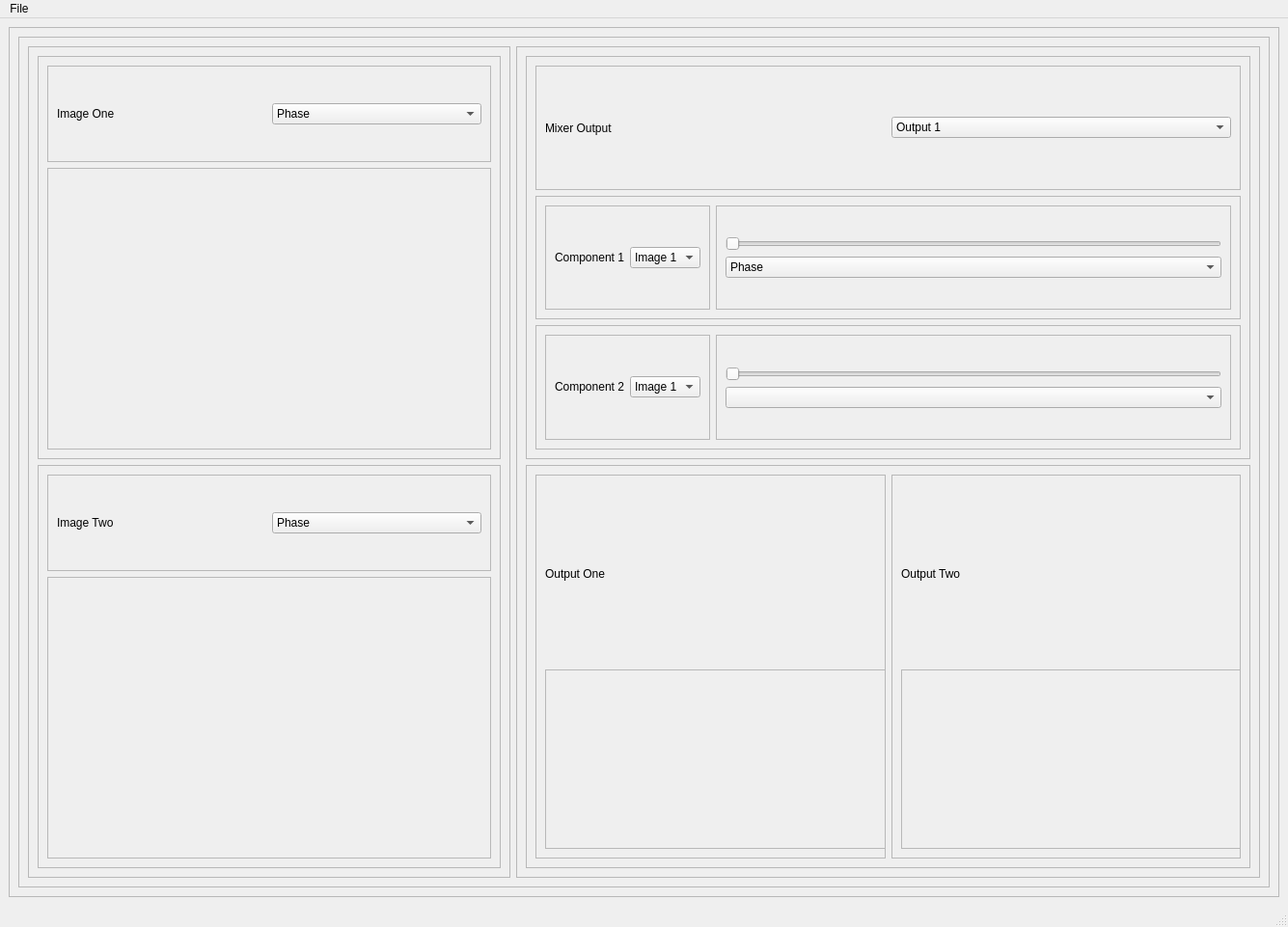
<?xml version="1.0" encoding="UTF-8"?>
<ui version="4.0">
 <class>ImageViewer</class>
 <widget class="QMainWindow" name="ImageViewer">
  <property name="geometry">
   <rect>
    <x>0</x>
    <y>0</y>
    <width>1335</width>
    <height>961</height>
   </rect>
  </property>
  <property name="windowTitle">
   <string>MainWindow</string>
  </property>
  <widget class="QWidget" name="Imageviewer">
   <layout class="QGridLayout" name="gridLayout_30">
    <item row="0" column="0">
     <widget class="QScrollArea" name="scrollArea">
      <property name="widgetResizable">
       <bool>true</bool>
      </property>
      <widget class="QWidget" name="scrollAreaWidgetContents">
       <property name="geometry">
        <rect>
         <x>0</x>
         <y>0</y>
         <width>1311</width>
         <height>886</height>
        </rect>
       </property>
       <layout class="QGridLayout" name="gridLayout_29">
        <item row="0" column="0">
         <widget class="QFrame" name="Wholeframe">
          <property name="frameShape">
           <enum>QFrame::StyledPanel</enum>
          </property>
          <property name="frameShadow">
           <enum>QFrame::Raised</enum>
          </property>
          <layout class="QGridLayout" name="gridLayout_28">
           <item row="0" column="0">
            <layout class="QHBoxLayout" name="Wholelayout">
             <item>
              <widget class="QFrame" name="Inputsframe">
               <property name="minimumSize">
                <size>
                 <width>500</width>
                 <height>0</height>
                </size>
               </property>
               <property name="frameShape">
                <enum>QFrame::StyledPanel</enum>
               </property>
               <property name="frameShadow">
                <enum>QFrame::Raised</enum>
               </property>
               <layout class="QGridLayout" name="gridLayout_15">
                <item row="0" column="0">
                 <layout class="QVBoxLayout" name="Inputslayout">
                  <item>
                   <widget class="QFrame" name="AllInput1frame">
                    <property name="frameShape">
                     <enum>QFrame::StyledPanel</enum>
                    </property>
                    <property name="frameShadow">
                     <enum>QFrame::Raised</enum>
                    </property>
                    <layout class="QGridLayout" name="gridLayout_6">
                     <item row="0" column="0">
                      <layout class="QVBoxLayout" name="AllInput1">
                       <item>
                        <widget class="QFrame" name="Control1frame">
                         <property name="minimumSize">
                          <size>
                           <width>300</width>
                           <height>50</height>
                          </size>
                         </property>
                         <property name="maximumSize">
                          <size>
                           <width>16777215</width>
                           <height>100</height>
                          </size>
                         </property>
                         <property name="frameShape">
                          <enum>QFrame::StyledPanel</enum>
                         </property>
                         <property name="frameShadow">
                          <enum>QFrame::Raised</enum>
                         </property>
                         <layout class="QGridLayout" name="gridLayout_7">
                          <item row="0" column="0">
                           <layout class="QHBoxLayout" name="Control1layout">
                            <item>
                             <widget class="QLabel" name="imageone">
                              <property name="text">
                               <string>Image One</string>
                              </property>
                             </widget>
                            </item>
                            <item>
                             <widget class="QComboBox" name="choose1">
                              <item>
                               <property name="text">
                                <string>Phase</string>
                               </property>
                              </item>
                              <item>
                               <property name="text">
                                <string>Magnitude</string>
                               </property>
                              </item>
                              <item>
                               <property name="text">
                                <string>Imaginary</string>
                               </property>
                              </item>
                              <item>
                               <property name="text">
                                <string>Real</string>
                               </property>
                              </item>
                             </widget>
                            </item>
                           </layout>
                          </item>
                         </layout>
                        </widget>
                       </item>
                       <item>
                        <widget class="QFrame" name="Input1frame">
                         <property name="minimumSize">
                          <size>
                           <width>400</width>
                           <height>150</height>
                          </size>
                         </property>
                         <property name="frameShape">
                          <enum>QFrame::StyledPanel</enum>
                         </property>
                         <property name="frameShadow">
                          <enum>QFrame::Raised</enum>
                         </property>
                         <layout class="QGridLayout" name="gridLayout_8">
                          <item row="0" column="0">
                           <layout class="QHBoxLayout" name="Input1">
                            <item>
                             <layout class="QVBoxLayout" name="Image1layout">
                              <item>
                               <widget class="ImageView" name="Image1" native="true"/>
                              </item>
                             </layout>
                            </item>
                            <item>
                             <layout class="QVBoxLayout" name="EditImage1layout">
                              <item>
                               <widget class="ImageView" name="EditImage1" native="true"/>
                              </item>
                             </layout>
                            </item>
                           </layout>
                          </item>
                         </layout>
                        </widget>
                       </item>
                      </layout>
                     </item>
                    </layout>
                   </widget>
                  </item>
                  <item>
                   <widget class="QFrame" name="AllInput2frame">
                    <property name="frameShape">
                     <enum>QFrame::StyledPanel</enum>
                    </property>
                    <property name="frameShadow">
                     <enum>QFrame::Raised</enum>
                    </property>
                    <layout class="QGridLayout" name="gridLayout_5">
                     <item row="0" column="0">
                      <layout class="QVBoxLayout" name="AllInput2">
                       <item>
                        <widget class="QFrame" name="Control2frame">
                         <property name="minimumSize">
                          <size>
                           <width>300</width>
                           <height>50</height>
                          </size>
                         </property>
                         <property name="maximumSize">
                          <size>
                           <width>16777215</width>
                           <height>100</height>
                          </size>
                         </property>
                         <property name="frameShape">
                          <enum>QFrame::StyledPanel</enum>
                         </property>
                         <property name="frameShadow">
                          <enum>QFrame::Raised</enum>
                         </property>
                         <layout class="QGridLayout" name="gridLayout_3">
                          <item row="0" column="0">
                           <layout class="QHBoxLayout" name="Control2layout">
                            <item>
                             <widget class="QLabel" name="imagetwo">
                              <property name="text">
                               <string>Image Two</string>
                              </property>
                             </widget>
                            </item>
                            <item>
                             <widget class="QComboBox" name="choose2">
                              <item>
                               <property name="text">
                                <string>Phase</string>
                               </property>
                              </item>
                              <item>
                               <property name="text">
                                <string>Magnitude</string>
                               </property>
                              </item>
                              <item>
                               <property name="text">
                                <string>Imaginary</string>
                               </property>
                              </item>
                              <item>
                               <property name="text">
                                <string>Real</string>
                               </property>
                              </item>
                             </widget>
                            </item>
                           </layout>
                          </item>
                         </layout>
                        </widget>
                       </item>
                       <item>
                        <widget class="QFrame" name="Input2frame">
                         <property name="minimumSize">
                          <size>
                           <width>400</width>
                           <height>150</height>
                          </size>
                         </property>
                         <property name="frameShape">
                          <enum>QFrame::StyledPanel</enum>
                         </property>
                         <property name="frameShadow">
                          <enum>QFrame::Raised</enum>
                         </property>
                         <layout class="QGridLayout" name="gridLayout_2">
                          <item row="0" column="0">
                           <layout class="QHBoxLayout" name="Input2">
                            <item>
                             <layout class="QVBoxLayout" name="Image2layout">
                              <item>
                               <widget class="ImageView" name="Image2" native="true"/>
                              </item>
                             </layout>
                            </item>
                            <item>
                             <layout class="QVBoxLayout" name="EditImage2layout">
                              <item>
                               <widget class="ImageView" name="EditImage2" native="true"/>
                              </item>
                             </layout>
                            </item>
                           </layout>
                          </item>
                         </layout>
                        </widget>
                       </item>
                      </layout>
                     </item>
                    </layout>
                   </widget>
                  </item>
                 </layout>
                </item>
               </layout>
              </widget>
             </item>
             <item>
              <widget class="QFrame" name="Resultsframe">
               <property name="minimumSize">
                <size>
                 <width>500</width>
                 <height>0</height>
                </size>
               </property>
               <property name="frameShape">
                <enum>QFrame::StyledPanel</enum>
               </property>
               <property name="frameShadow">
                <enum>QFrame::Raised</enum>
               </property>
               <layout class="QGridLayout" name="gridLayout_27">
                <item row="0" column="0">
                 <layout class="QVBoxLayout" name="Resultslayout">
                  <item>
                   <widget class="QFrame" name="Mixerframe">
                    <property name="frameShape">
                     <enum>QFrame::StyledPanel</enum>
                    </property>
                    <property name="frameShadow">
                     <enum>QFrame::Raised</enum>
                    </property>
                    <layout class="QGridLayout" name="gridLayout_26">
                     <item row="2" column="1">
                      <layout class="QVBoxLayout" name="Mixerlayout">
                       <item>
                        <widget class="QFrame" name="MixerOutputframe">
                         <property name="frameShape">
                          <enum>QFrame::StyledPanel</enum>
                         </property>
                         <property name="frameShadow">
                          <enum>QFrame::Raised</enum>
                         </property>
                         <layout class="QHBoxLayout" name="horizontalLayout">
                          <item>
                           <widget class="QLabel" name="mixeroutput">
                            <property name="text">
                             <string>Mixer Output</string>
                            </property>
                           </widget>
                          </item>
                          <item>
                           <widget class="QComboBox" name="choosemixeroutput">
                            <item>
                             <property name="text">
                              <string>Output 1</string>
                             </property>
                            </item>
                            <item>
                             <property name="text">
                              <string>Output 2</string>
                             </property>
                            </item>
                           </widget>
                          </item>
                         </layout>
                        </widget>
                       </item>
                       <item>
                        <widget class="QFrame" name="Mcontrol1frame">
                         <property name="frameShape">
                          <enum>QFrame::StyledPanel</enum>
                         </property>
                         <property name="frameShadow">
                          <enum>QFrame::Raised</enum>
                         </property>
                         <layout class="QGridLayout" name="gridLayout_18">
                          <item row="0" column="0">
                           <layout class="QHBoxLayout" name="Mcontrol1layout">
                            <item>
                             <widget class="QFrame" name="Component1frame">
                              <property name="frameShape">
                               <enum>QFrame::StyledPanel</enum>
                              </property>
                              <property name="frameShadow">
                               <enum>QFrame::Raised</enum>
                              </property>
                              <layout class="QGridLayout" name="gridLayout_4">
                               <item row="0" column="0">
                                <layout class="QHBoxLayout" name="Component1layout">
                                 <item>
                                  <widget class="QLabel" name="Componentone">
                                   <property name="text">
                                    <string>Component 1</string>
                                   </property>
                                  </widget>
                                 </item>
                                 <item>
                                  <widget class="QComboBox" name="Mchoose1">
                                   <item>
                                    <property name="text">
                                     <string>Image 1</string>
                                    </property>
                                   </item>
                                   <item>
                                    <property name="text">
                                     <string>Image 2</string>
                                    </property>
                                   </item>
                                  </widget>
                                 </item>
                                </layout>
                               </item>
                              </layout>
                             </widget>
                            </item>
                            <item>
                             <widget class="QFrame" name="Percentage1frame">
                              <property name="frameShape">
                               <enum>QFrame::StyledPanel</enum>
                              </property>
                              <property name="frameShadow">
                               <enum>QFrame::Raised</enum>
                              </property>
                              <layout class="QGridLayout" name="gridLayout_10">
                               <item row="0" column="0">
                                <layout class="QVBoxLayout" name="Percentage1layout">
                                 <item>
                                  <widget class="QSlider" name="Slider1">
                                   <property name="orientation">
                                    <enum>Qt::Horizontal</enum>
                                   </property>
                                  </widget>
                                 </item>
                                 <item>
                                  <widget class="QComboBox" name="Fchoose1">
                                   <item>
                                    <property name="text">
                                     <string>Phase</string>
                                    </property>
                                   </item>
                                   <item>
                                    <property name="text">
                                     <string>Magnitude</string>
                                    </property>
                                   </item>
                                   <item>
                                    <property name="text">
                                     <string>Imaginary</string>
                                    </property>
                                   </item>
                                   <item>
                                    <property name="text">
                                     <string>Real</string>
                                    </property>
                                   </item>
                                   <item>
                                    <property name="text">
                                     <string>Uniform Phase</string>
                                    </property>
                                   </item>
                                   <item>
                                    <property name="text">
                                     <string>Uniform Magnitude</string>
                                    </property>
                                   </item>
                                  </widget>
                                 </item>
                                </layout>
                               </item>
                              </layout>
                             </widget>
                            </item>
                           </layout>
                          </item>
                         </layout>
                        </widget>
                       </item>
                       <item>
                        <widget class="QFrame" name="Mcontrol2frame">
                         <property name="frameShape">
                          <enum>QFrame::StyledPanel</enum>
                         </property>
                         <property name="frameShadow">
                          <enum>QFrame::Raised</enum>
                         </property>
                         <layout class="QGridLayout" name="gridLayout_9">
                          <item row="0" column="0">
                           <layout class="QHBoxLayout" name="Mcontrol2layout">
                            <item>
                             <widget class="QFrame" name="Component2frame">
                              <property name="frameShape">
                               <enum>QFrame::StyledPanel</enum>
                              </property>
                              <property name="frameShadow">
                               <enum>QFrame::Raised</enum>
                              </property>
                              <layout class="QGridLayout" name="gridLayout_16">
                               <item row="0" column="0">
                                <layout class="QHBoxLayout" name="Component2layout">
                                 <item>
                                  <widget class="QLabel" name="Componenttwo">
                                   <property name="text">
                                    <string>Component 2</string>
                                   </property>
                                  </widget>
                                 </item>
                                 <item>
                                  <widget class="QComboBox" name="Mchoose2">
                                   <item>
                                    <property name="text">
                                     <string>Image 1</string>
                                    </property>
                                   </item>
                                   <item>
                                    <property name="text">
                                     <string>Image 2</string>
                                    </property>
                                   </item>
                                  </widget>
                                 </item>
                                </layout>
                               </item>
                              </layout>
                             </widget>
                            </item>
                            <item>
                             <widget class="QFrame" name="Percentage2frame">
                              <property name="frameShape">
                               <enum>QFrame::StyledPanel</enum>
                              </property>
                              <property name="frameShadow">
                               <enum>QFrame::Raised</enum>
                              </property>
                              <layout class="QGridLayout" name="gridLayout_17">
                               <item row="0" column="1">
                                <layout class="QVBoxLayout" name="Percentage2layout">
                                 <item>
                                  <widget class="QSlider" name="Slider2">
                                   <property name="orientation">
                                    <enum>Qt::Horizontal</enum>
                                   </property>
                                  </widget>
                                 </item>
                                 <item>
                                  <widget class="QComboBox" name="Fchoose2"/>
                                 </item>
                                </layout>
                               </item>
                              </layout>
                             </widget>
                            </item>
                           </layout>
                          </item>
                         </layout>
                        </widget>
                       </item>
                      </layout>
                     </item>
                    </layout>
                   </widget>
                  </item>
                  <item>
                   <widget class="QFrame" name="Outputsframe">
                    <property name="frameShape">
                     <enum>QFrame::StyledPanel</enum>
                    </property>
                    <property name="frameShadow">
                     <enum>QFrame::Raised</enum>
                    </property>
                    <layout class="QGridLayout" name="gridLayout_11">
                     <item row="0" column="0">
                      <layout class="QHBoxLayout" name="Outputslayout">
                       <item>
                        <widget class="QFrame" name="AllOutput1frame">
                         <property name="frameShape">
                          <enum>QFrame::StyledPanel</enum>
                         </property>
                         <property name="frameShadow">
                          <enum>QFrame::Raised</enum>
                         </property>
                         <layout class="QGridLayout" name="gridLayout_12">
                          <item row="0" column="0">
                           <layout class="QVBoxLayout" name="AllOutput1layout">
                            <item>
                             <widget class="QLabel" name="outputone">
                              <property name="text">
                               <string>Output One</string>
                              </property>
                             </widget>
                            </item>
                            <item>
                             <widget class="QFrame" name="Output1frame">
                              <property name="minimumSize">
                               <size>
                                <width>400</width>
                                <height>150</height>
                               </size>
                              </property>
                              <property name="frameShape">
                               <enum>QFrame::StyledPanel</enum>
                              </property>
                              <property name="frameShadow">
                               <enum>QFrame::Raised</enum>
                              </property>
                              <layout class="QGridLayout" name="gridLayout">
                               <item row="0" column="0">
                                <layout class="QVBoxLayout" name="Output1layout">
                                 <item>
                                  <widget class="ImageView" name="Output1" native="true"/>
                                 </item>
                                </layout>
                               </item>
                              </layout>
                             </widget>
                            </item>
                           </layout>
                          </item>
                         </layout>
                        </widget>
                       </item>
                       <item>
                        <widget class="QFrame" name="AllOutput2frame">
                         <property name="frameShape">
                          <enum>QFrame::StyledPanel</enum>
                         </property>
                         <property name="frameShadow">
                          <enum>QFrame::Raised</enum>
                         </property>
                         <layout class="QGridLayout" name="gridLayout_13">
                          <item row="0" column="0">
                           <layout class="QVBoxLayout" name="AllOutput2layout">
                            <item>
                             <widget class="QLabel" name="Outputtwo">
                              <property name="text">
                               <string>Output Two</string>
                              </property>
                             </widget>
                            </item>
                            <item>
                             <widget class="QFrame" name="Output2frame">
                              <property name="minimumSize">
                               <size>
                                <width>400</width>
                                <height>150</height>
                               </size>
                              </property>
                              <property name="frameShape">
                               <enum>QFrame::StyledPanel</enum>
                              </property>
                              <property name="frameShadow">
                               <enum>QFrame::Raised</enum>
                              </property>
                              <layout class="QGridLayout" name="gridLayout_14">
                               <item row="0" column="0">
                                <layout class="QVBoxLayout" name="Output2layout">
                                 <item>
                                  <widget class="ImageView" name="Output2" native="true"/>
                                 </item>
                                </layout>
                               </item>
                              </layout>
                             </widget>
                            </item>
                           </layout>
                          </item>
                         </layout>
                        </widget>
                       </item>
                      </layout>
                     </item>
                    </layout>
                   </widget>
                  </item>
                 </layout>
                </item>
               </layout>
              </widget>
             </item>
            </layout>
           </item>
          </layout>
         </widget>
        </item>
       </layout>
      </widget>
     </widget>
    </item>
   </layout>
  </widget>
  <widget class="QMenuBar" name="menubar">
   <property name="geometry">
    <rect>
     <x>0</x>
     <y>0</y>
     <width>1335</width>
     <height>26</height>
    </rect>
   </property>
   <widget class="QMenu" name="File">
    <property name="title">
     <string>File</string>
    </property>
    <widget class="QMenu" name="Open">
     <property name="title">
      <string>Open</string>
     </property>
     <addaction name="Image_1"/>
     <addaction name="Image_2"/>
    </widget>
    <addaction name="Open"/>
    <addaction name="Save"/>
   </widget>
   <addaction name="File"/>
  </widget>
  <widget class="QStatusBar" name="statusbar"/>
  <action name="Image_1">
   <property name="text">
    <string>Image 1</string>
   </property>
  </action>
  <action name="Image_2">
   <property name="text">
    <string>Image 2</string>
   </property>
  </action>
  <action name="Save">
   <property name="text">
    <string>Save</string>
   </property>
  </action>
 </widget>
 <customwidgets>
  <customwidget>
   <class>ImageView</class>
   <extends>QWidget</extends>
   <header location="global">pyqtgraph</header>
   <container>1</container>
  </customwidget>
 </customwidgets>
 <resources/>
 <connections/>
</ui>
